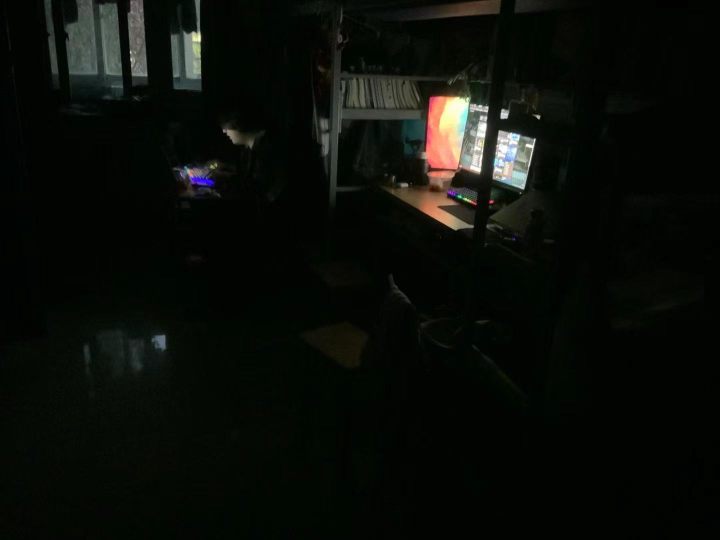
#> input picture Night/room.jpg, 1440 x 1080 px, found by its file name (shown at 1/2 size)
$ python night.py
#> lines starting #> are read from the running program, lines starting #| are printed output that depends on the picture
import numpy as np
from scipy.special import erf, expit
from skimage import io, exposure
import matplotlib.pyplot as plt

def illumination_boost(X, lambda_val):
    # Convert image to double, even if it is already a double
#> called with lambda_val = 2
    X = exposure.rescale_intensity(X)

    I1 = (np.max(X) / np.log(np.max(X) + 1)) * np.log(X + 1)
    I2 = 1 - np.exp(-X)
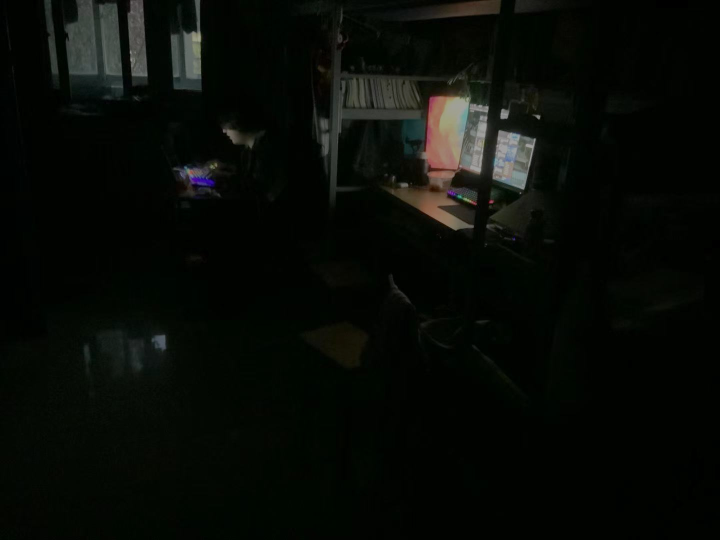
#> I2: shape (1080, 1440, 3) float64 (shown at 1/2 size); mean of channels 0, 1, 2 0.0349, 0.047, 0.0298; drawn as R, G, B
    I3 = (I1 + I2) / (lambda_val + (I1 * I2))
    I4 = erf(lambda_val * np.arctan(np.exp(I3)) - 0.5 * I3)
    I5 = (I4 - np.min(I4)) / (np.max(I4) - np.min(I4))
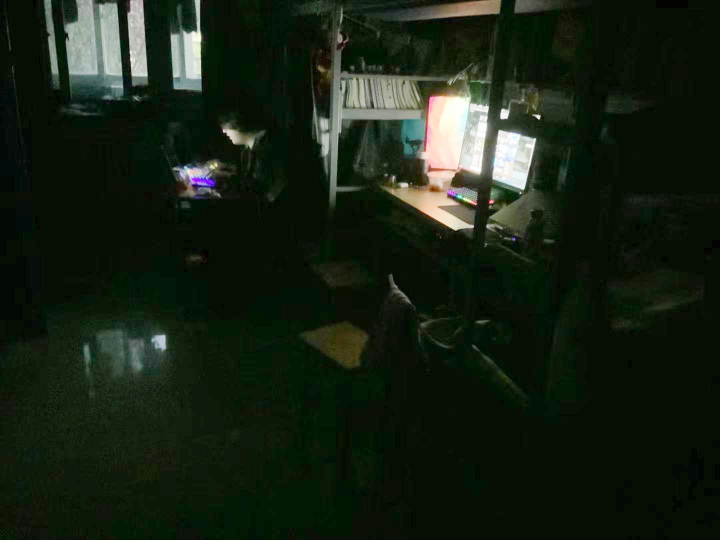
#> I5: shape (1080, 1440, 3) float64 (shown at 1/2 size); mean of channels 0, 1, 2 0.0905, 0.131, 0.0786; drawn as R, G, B

    return I5

# Load image
I = io.imread('夜间\\room.jpg').astype(float) / 255.0
plt.imshow(I)
lambda_val = 2
out_image = illumination_boost(I, lambda_val)

# Display the original and processed images side by side
plt.figure(figsize=(10, 5))
plt.subplot(1, 2, 1)
plt.imshow(I)
plt.title('Original Image')

plt.subplot(1, 2, 2)
plt.imshow(out_image)
plt.title('Processed Image')

plt.show()
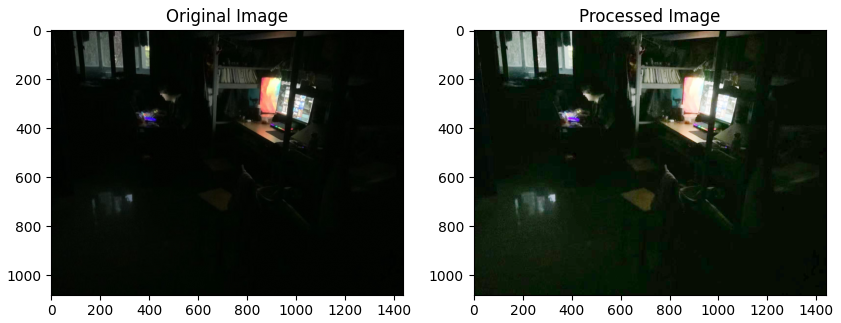
#> figure drawn by matplotlib, 2 panels

$ run again, with Night/cat.jpg copied over Night/room.jpg
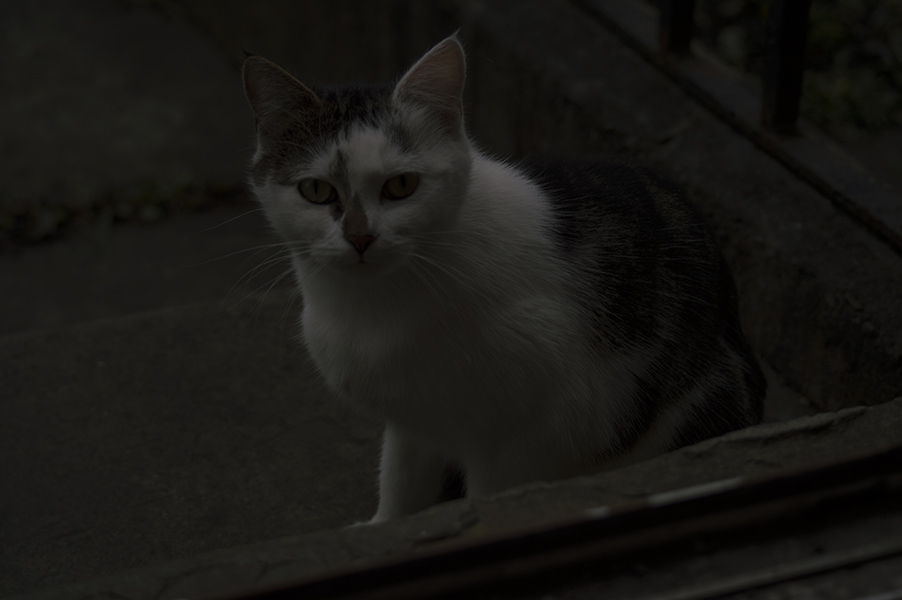
#> input picture Night/cat.jpg, 902 x 600 px, found by its file name
#> in illumination_boost, `I2 = 1 - np.exp(-X)`:
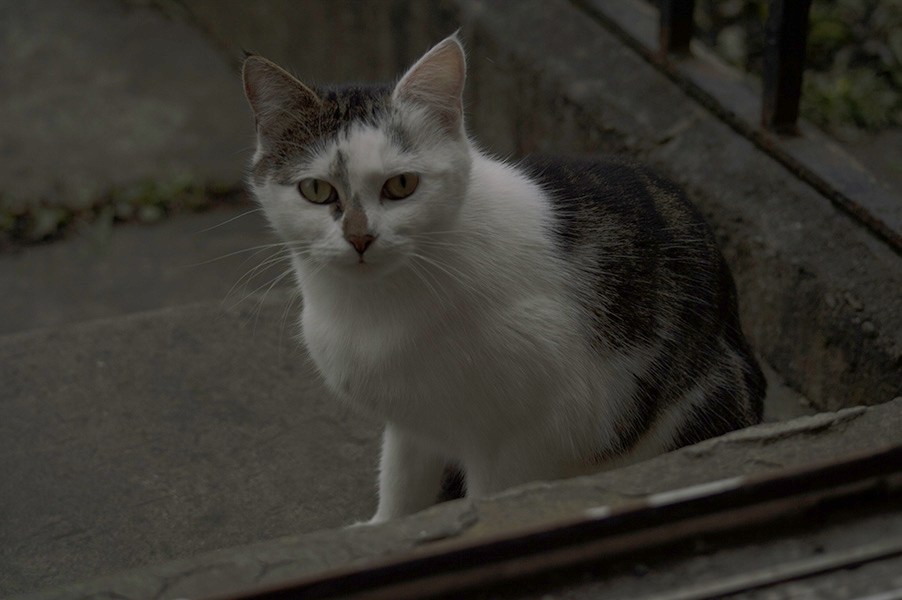
#> I2: shape (600, 902, 3) float64; mean of channels 0, 1, 2 0.217, 0.208, 0.183; drawn as R, G, B
#> in illumination_boost, `I5 = (I4 - np.min(I4)) / (np.max(I4) - np.min(I4))`:
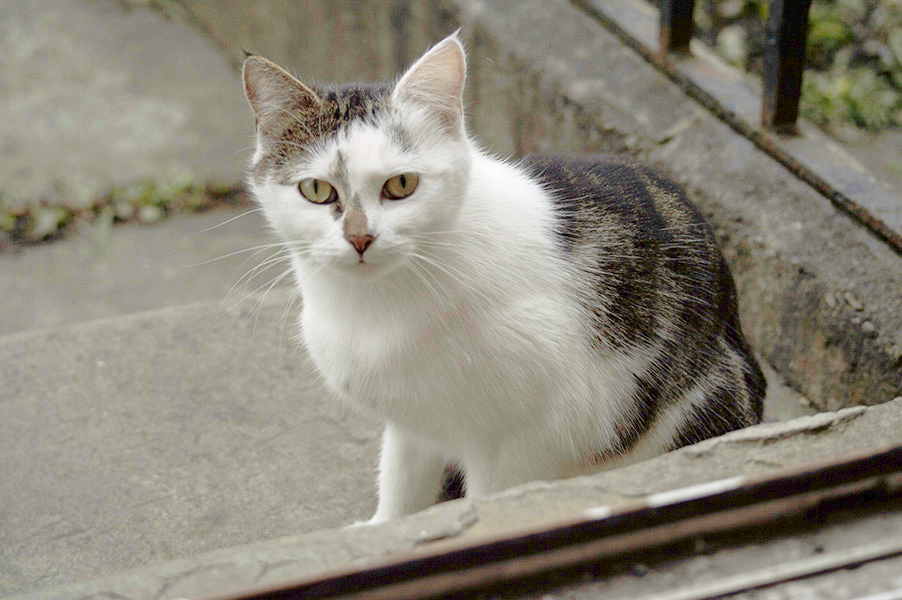
#> I5: shape (600, 902, 3) float64; mean of channels 0, 1, 2 0.55, 0.531, 0.479; drawn as R, G, B
